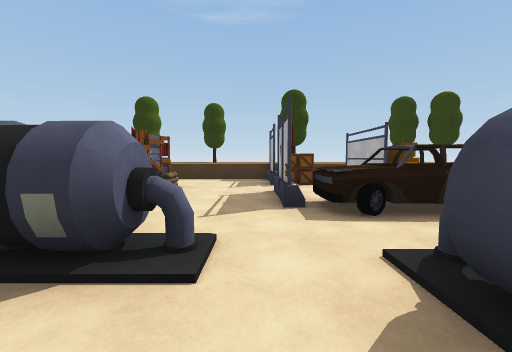
View 1 (above)

20 first-person views from a walk through a 3-D level made in the Unity game engine. The camera is 1.4 m above the floor, tilts 4° down and sees 90° across. The floor is counted in squares, 2 m on a side. Each view is taken from the middle of a square. On the plan, view 1 faces up. The plan holds only what a view shows up to about 9 squares ahead; the rest is blank. The place goes on beyond the plan. The player character is not drawn.

View 2
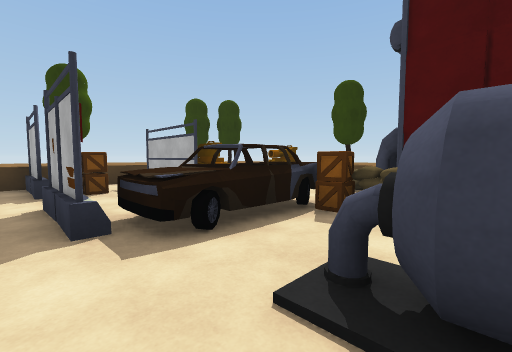

View 3
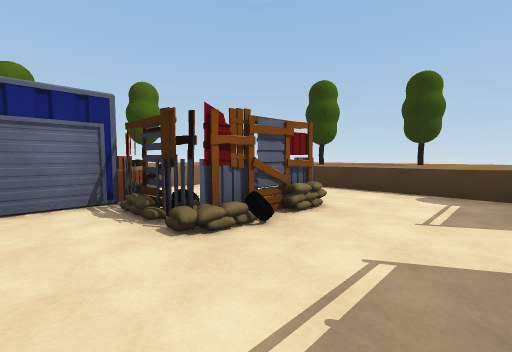

View 4
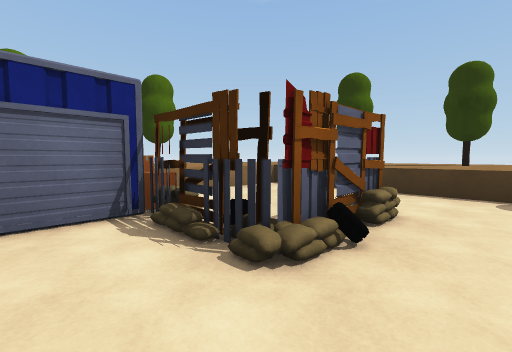

View 5
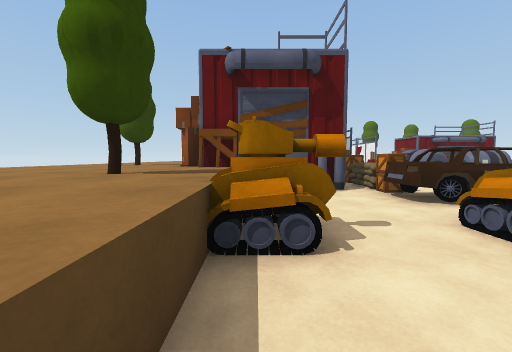

View 6
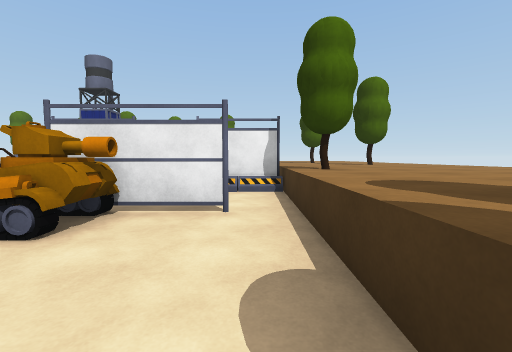

View 7
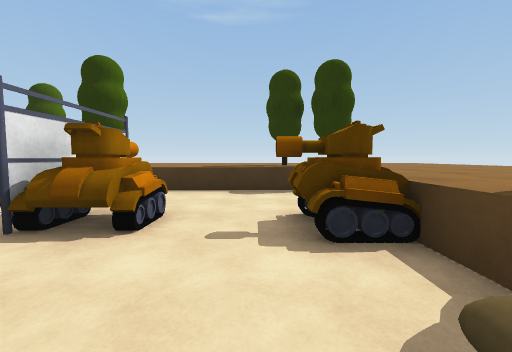

View 8
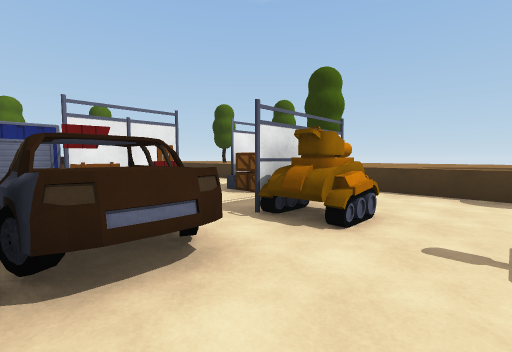

View 9
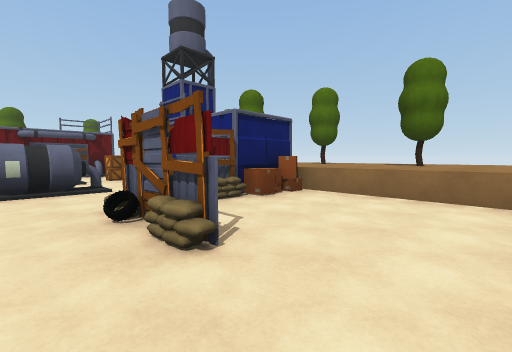

View 10
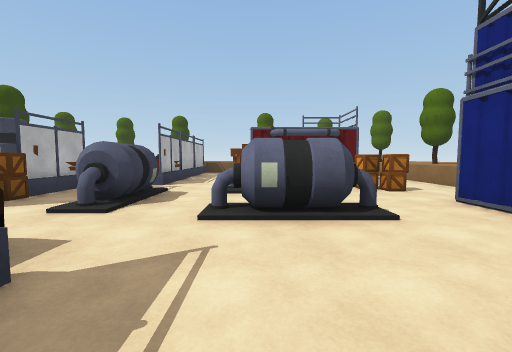

View 11
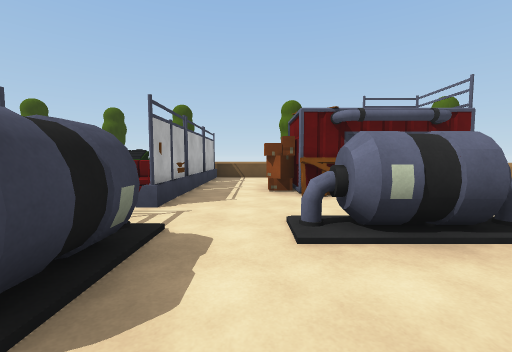

View 12
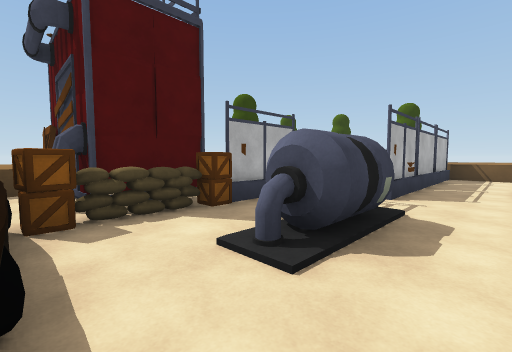

View 13
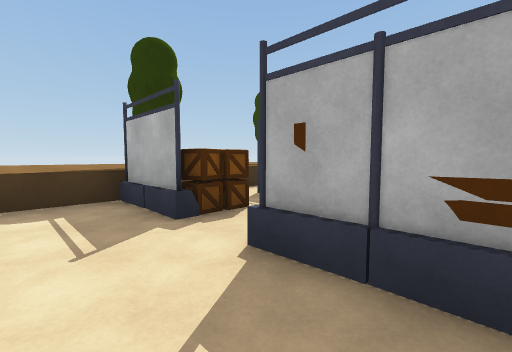

View 14
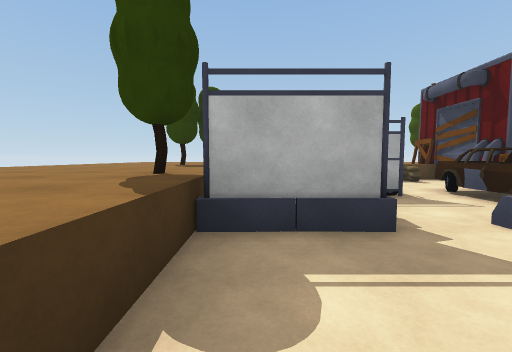

View 15
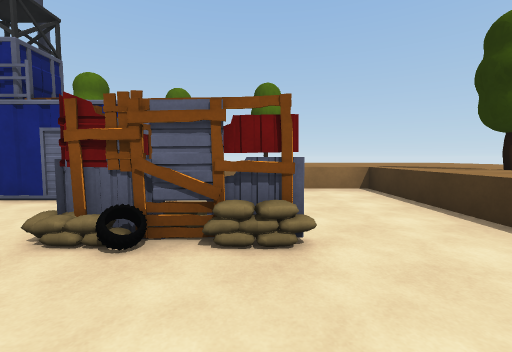

View 16
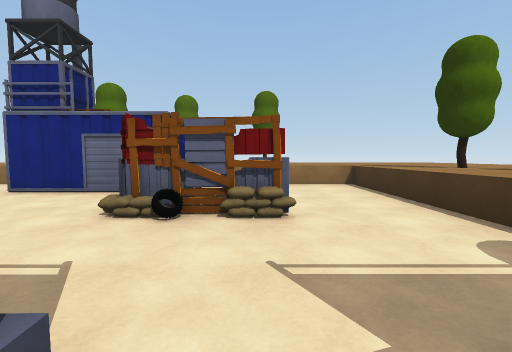

View 17
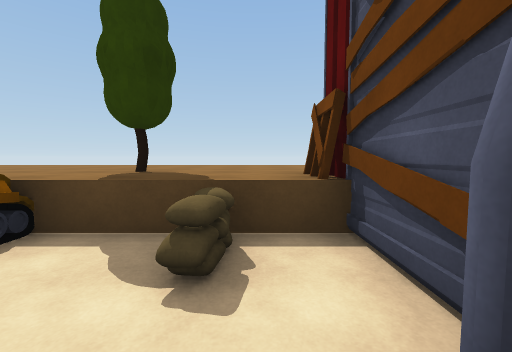

View 18
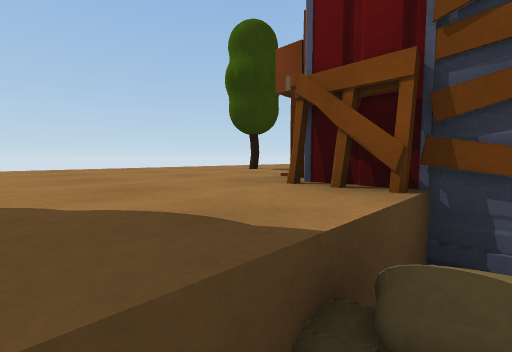

View 19
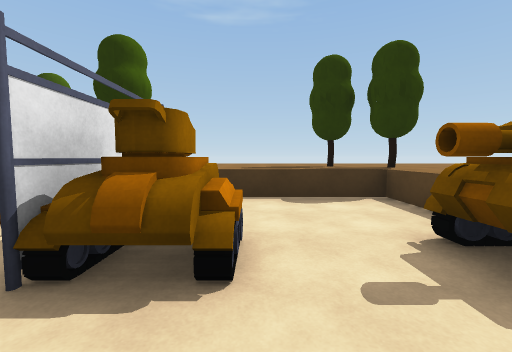

View 20
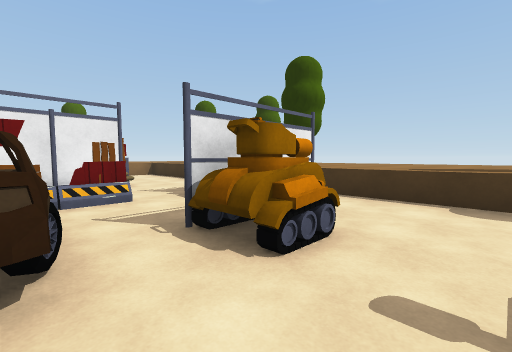

### Floor plan
Key: @ floor where view 1 was taken; # wall or solid block; x gap in a wall; . floor; ^ raised ledge; O other object.
Columns run from 8 left of view 1 to 9 right of it. Each row starts with its distance up from view 1.
 11 ^^^^^^O^^^^^^^^^^^
 10 ^^^^O^^^^^^^^^OO^^
  9 ^^^^^^^^^O^^^^^^^^
  8 ^^^.....O......^^^
  7 ^^^.....OO.#...^^^
  6 O^^...O....OO.O^^^
  5 ^^^#..O.O.....O^O^
  4 ^^###OO.OOOO...^^^
  3 ^  #.....OOO..O^^^
  2    ##.##...O####^^
  1     #....#xO#   ^O
  0    .O.##@#.O     ^
 -1   ^.O. #...O
 -2   ^... ..O.
 -3  ^^ ####.OOO
 -4  O^    OO.OO
 -5         ..O
 -6         ..O
 -7         ..O OO
 -8         ^^

Positions as (right, up) in squares from view 1, and headings:
1: (0, 0), facing up
2: (0, 1), facing up-right
3: (0, 3), facing up-left
4: (-1, 3), facing up-left
5: (6, 8), facing down
6: (6, 8), facing left
7: (5, 3), facing up
8: (5, 3), facing up-left
9: (-1, 8), facing down-left
10: (-1, 5), facing down
11: (0, 2), facing down
12: (0, 3), facing down-right
13: (-1, 4), facing up-right
14: (-2, 8), facing right
15: (0, 6), facing left
16: (1, 6), facing left
17: (4, 3), facing right
18: (6, 4), facing down-right
19: (4, 4), facing up
20: (5, 4), facing up-left
